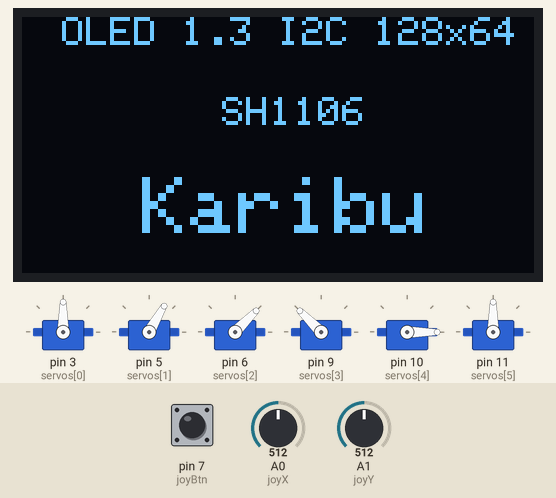
A sketch run on a simulated Arduino Uno, built with avr-gcc and run on an emulated ATmega328P. On the bench: 128×64 one-colour display, 6 × servo. The test bench sets the inputs (shaded band); at power-on: A0 (joyX) = 512, pin 7 (joyBtn) HIGH, A1 (joyY) = 512.

Above: at 3.2 s.
3.3 s: A0 (joyX) set to 716
At 4.3 s:
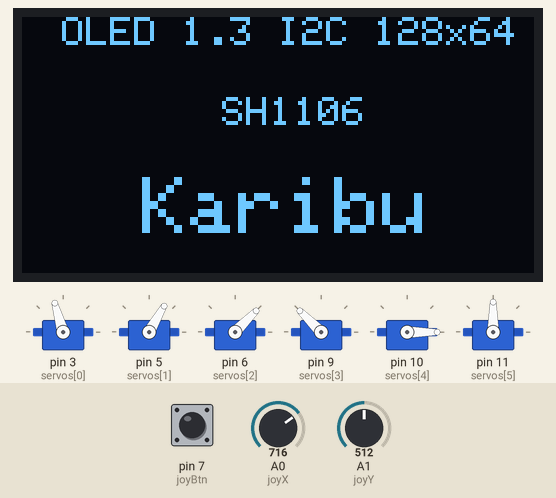
5.5 s: A0 (joyX) set to 170
At 7.6 s:
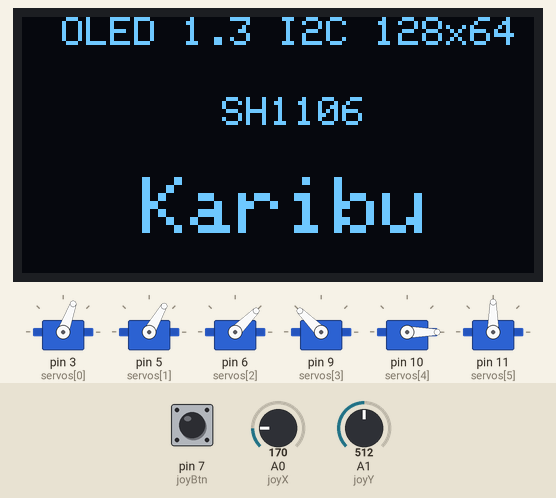
8.5 s: A0 (joyX) set to 1023
At 9.46 s:
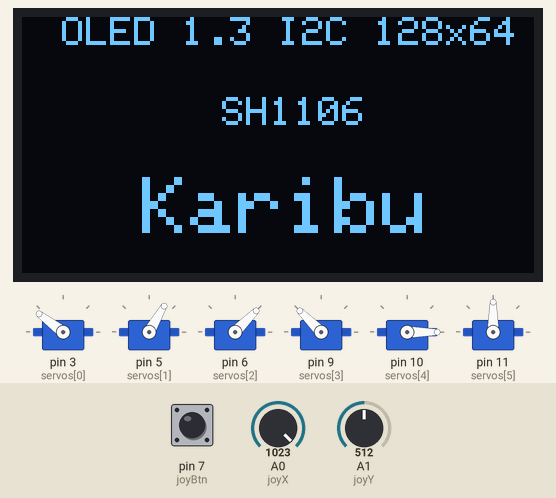
11.3 s: A0 (joyX) set to 90
At 11.47 s:
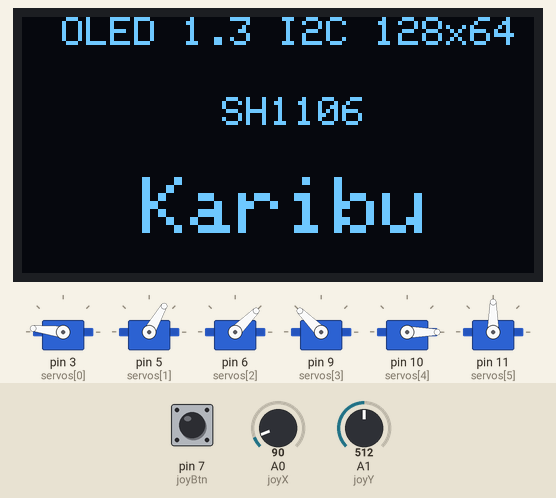
14.3 s: pin 7 (joyBtn) pulled LOW for 0.15 s
15.0 s: pin 7 (joyBtn) pulled LOW for 1 s
Timing chart, 0 to 18.0 s (numbered marks = the images above; inputs shaded):
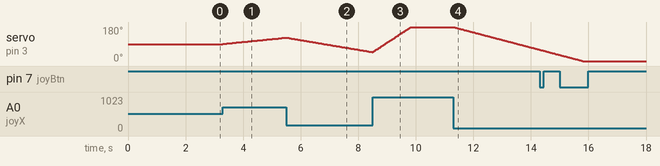

Measured:
- after the input at 3.3 s, servo on pin 3 (servos[0]): moves from 90° to 124° over 2.2 s, starting at once
- after the input at 11.3 s, servo on pin 3 (servos[0]): moves from 180° to 60° over 3.0 s, starting at once

The sketch:

Bras_robotique_6_DOF.ino
```cpp
#include <Wire.h>
#include <Servo.h>
#include <Adafruit_GFX.h>
#include <Adafruit_SH110X.h>

#define ADRESSE_OLED 0x3C
#define LARGEUR 128
#define HAUTEUR 64

Servo servo[6];
Adafruit_SH1106G display(LARGEUR, HAUTEUR, &Wire, -1);

// Pins
#define joyX A0
#define joyY A1
#define joyBtn 7

// Config
#define joyUp 55
#define joyDown 45
#define maxSensor 1023
#define maxDegMotor 180
#define btnDelay 250
#define minMotorSpeed 90 // le plus lent
#define maxMotorSpeed 10 // le plus rapide
#define sensorConvertVal 100

int servos[] = { 3, 5, 6, 9, 10, 11 };
const int servNbr = sizeof(servos) / sizeof(servos[0]); // 6
const char* nomsServos[] = {"Base", "Epaule", "Coude", "Poignet", "Pince", "Rot"};

int servoActif = 0;
int joyValX, joyValY;
int delaiMoteur = 1000; // remplace ton 'time' - initialise a 1s au repos
int valeur[] = { 90, 60, 45, 135, 0, 90 };

unsigned long present_time = 0;
unsigned long previous_time = 0;
unsigned long previous_time_screen = 0;
unsigned long previous_time_joyBtn = 0;

void setup() {
  Wire.begin();
  Serial.begin(115200);
  pinMode(joyBtn, INPUT_PULLUP);

  if (!display.begin(ADRESSE_OLED, true)) {
    Serial.println("OLED non detecte! Verifie A4/A5");
    while (1);
  }

  for (int k = 0; k < servNbr; k++) {
    servo[k].attach(servos[k]);
    servo[k].write(valeur[k]);
  }

  display.setRotation(2);
  display.clearDisplay();
  display.setTextSize(1);
  display.setTextColor(SH110X_WHITE);
  display.setCursor(10, 0);
  display.println("OLED 1.3 I2C 128x64");
  display.setCursor(50, 20);
  display.println("SH1106");
  display.setTextSize(2);
  display.setCursor(30, 40);
  display.println("Karibu");
  display.display();
  delay(2000);
}

void loop() {
  present_time = millis();

  joyValX = analogRead(joyX);
  joyValY = analogRead(joyY);
  joyValX = map(joyValX, 0, maxSensor, 0, sensorConvertVal);
  joyValY = map(joyValY, 0, maxSensor, 0, sensorConvertVal);

  // Calcul de la vitesse seulement si joystick bouge
  if (joyValX >= joyUp) {
    delaiMoteur = map(joyValX, joyUp, sensorConvertVal, minMotorSpeed, maxMotorSpeed);
  } else if (joyValX <= joyDown) {
    delaiMoteur = map(joyValX, joyDown, 0, minMotorSpeed, maxMotorSpeed);
  }

  // Deplacement du servo actif
  if ((present_time - previous_time) >= delaiMoteur) {
    if (joyValX >= joyUp && valeur[servoActif] < maxDegMotor) {
      valeur[servoActif]++;
    } else if (joyValX <= joyDown && valeur[servoActif] > 0) {
      valeur[servoActif]--;
    }
    servo[servoActif].write(valeur[servoActif]);
    previous_time = present_time;
  }

  // Changement de servo : Bouton appuye + Joystick Haut/Bas
  if ((present_time - previous_time_joyBtn) >= btnDelay) {
    if (digitalRead(joyBtn) == LOW) {
      if (joyValY > joyUp) {
        servoActif++;
        if (servoActif >= servNbr) servoActif = 0;
        Serial.print("Servo actif : "); Serial.println(servoActif);
        previous_time_joyBtn = present_time;
      } else if (joyValY < joyDown) {
        servoActif--;
        if (servoActif < 0) servoActif = servNbr - 1;
        Serial.print("Servo actif : "); Serial.println(servoActif);
        previous_time_joyBtn = present_time;
      }
    }
  }

  // Affichage OLED toutes les 100ms
  if ( false && (present_time - previous_time_screen) >= 100) {
    previous_time_screen = present_time; // <--- C'ETAIT LE BUG

    int speedPercent = 0;
    if (joyValX >= joyUp) speedPercent = map(joyValX, joyUp, 100, 0, 100);
    else if (joyValX <= joyDown) speedPercent = map(joyValX, joyDown, 0, 0, 100);

    display.clearDisplay();
    display.setTextSize(1);

    display.setCursor(13, 0);
    display.print(nomsServos[servoActif]);
    display.fillRect(0, 9, 60, 1, SH110X_WHITE);

    display.setCursor(0, 16);
    display.print("MOT");
    display.setTextSize(2);
    display.setCursor(20, 13);
    display.print(servoActif);
    display.fillRect(33, 10, 1, 22, SH110X_WHITE);

    display.setTextSize(1);
    display.setCursor(38, 12);
    display.print("Deg");
    display.setCursor(38, 22);
    display.print(valeur[servoActif]);

    display.setCursor(0, 35);
    display.print("joyX");
    display.setCursor(1, 46);
    display.print(joyValX);
    display.print("%");
    display.fillRect(25, 33, 1, 22, SH110X_WHITE);

    display.setCursor(30, 35);
    display.print("Speed");
    display.setCursor(31, 46);
    display.print(speedPercent);
    display.print("%");

    display.fillRect(60, 0, 1, 56, SH110X_WHITE);
    display.fillRect(0, 32, 60, 1, SH110X_WHITE);

    display.display();
  }
}
```
